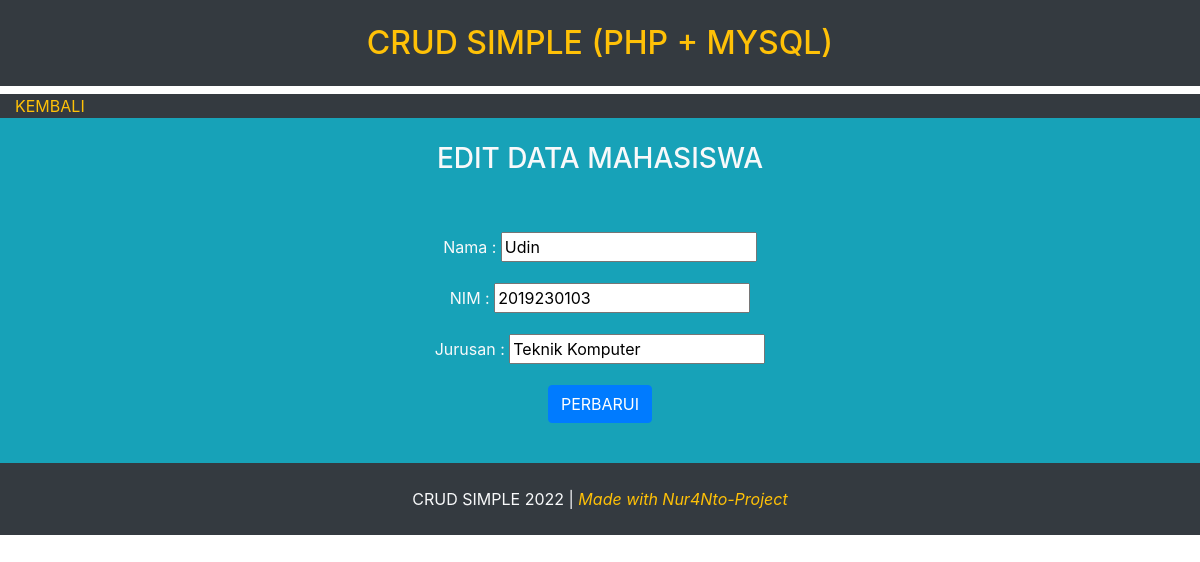
Screenshot of /edit.php?id=8 with the database file from the repository.
### tables this page shows
CREATE TABLE `mahasiswa` (
  `id` int(11) NOT NULL,
  `nama` varchar(50) NOT NULL,
  `nim` int(11) NOT NULL,
  `jurusan` varchar(50) NOT NULL
);

### edit.php (the view, shortened to what this page needs)
<!DOCTYPE html>
<html>
<head>
	<link rel="stylesheet" href="https://cdn.jsdelivr.net/npm/bootstrap@4.0.0/dist/css/bootstrap.min.css">
</head>
<body>
	<div class="container-fluid bg-dark">
		<h2 class="text-center p-4 text-warning">CRUD SIMPLE (PHP + MYSQL)</h2>
	</div>
	<div class="container-fluid bg-dark">
		<a class="text-warning" href="index.php">KEMBALI</a>
	</div>
	<?php
	include 'koneksi.php';
	$id = $_GET['id'];
	$data = mysqli_query($koneksi, "select * from mahasiswa where id='$id'");
	while ($d = mysqli_fetch_array($data)) {
	?>
		<div class="shadow-lg bg-info">
			<h3 class="text-center p-4 py-4 text-light">EDIT DATA MAHASISWA</h3>
			<div class="container-fluid py-4">
				<form class="align-items-center text-center" method="post" action="update.php">
					<table>
						<div class="form-group">
							<label class="text-light">Nama : </label>
							<input type="text" name="nama" value="<?php echo $d['nama']; ?>">
						</div>
						<div class="form-group">
							<label class="text-light">NIM : </label>
							<input type="text" name="nim" value="<?php echo $d['nim']; ?>">
						</div>
						<div class="form-group">
							<label class="text-light">Jurusan : </label>
							<input type="text" name="jurusan" value="<?php echo $d['jurusan']; ?>">
						</div>
						<div class="form-group">
							<input class="btn btn-primary" type="submit" value="PERBARUI">
						</div>
					</table>
				</form>
			</div>
		</div>
		<div class="p-4 bg-dark">
			<div class="text-center text-light">
				CRUD SIMPLE 2022 |<i class="text-warning"> Made with Nur4Nto-Project</i>
			</div>
		</div>
	<?php
	}
	?>
</body>
</html>

### rows the page displays
mahasiswa: nama "Udin", nim "2019230103", jurusan "Teknik Komputer"
